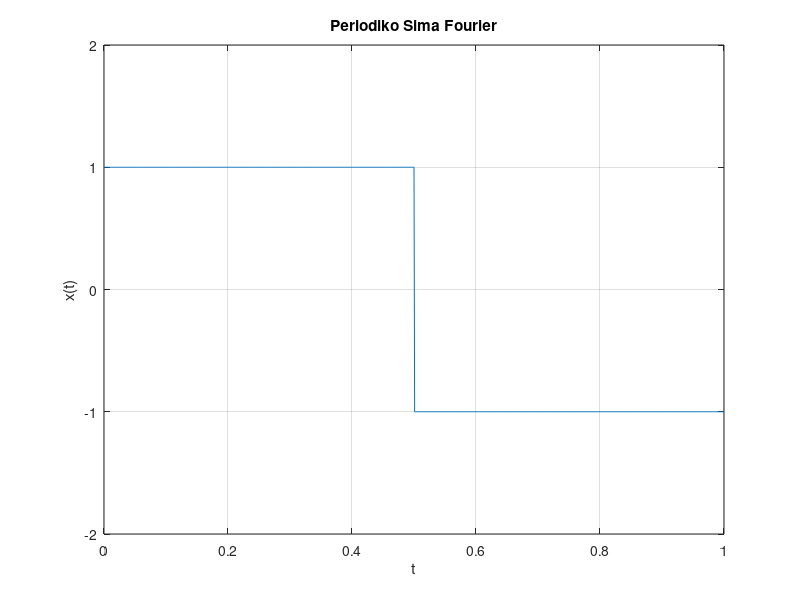
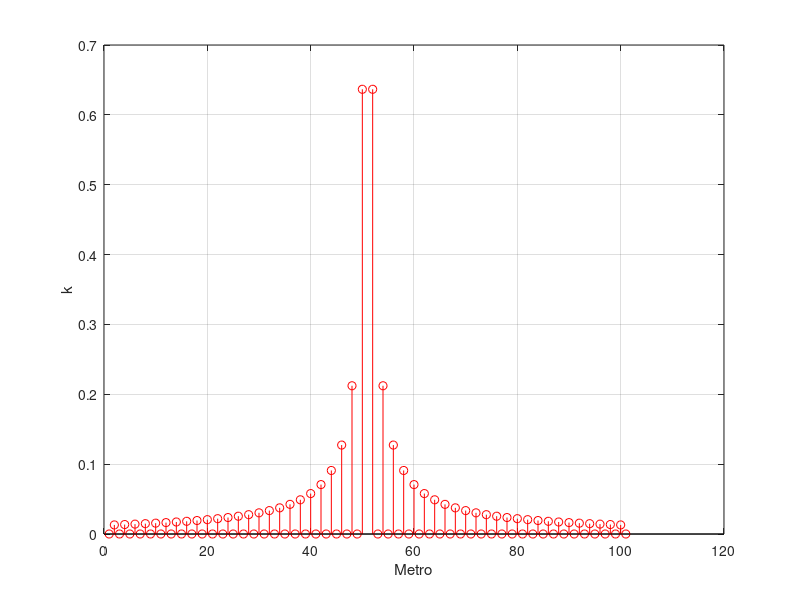
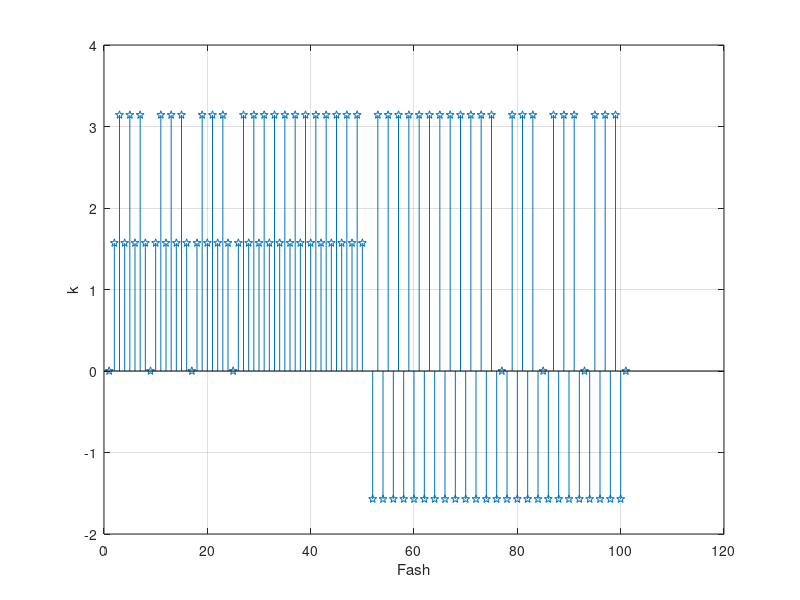
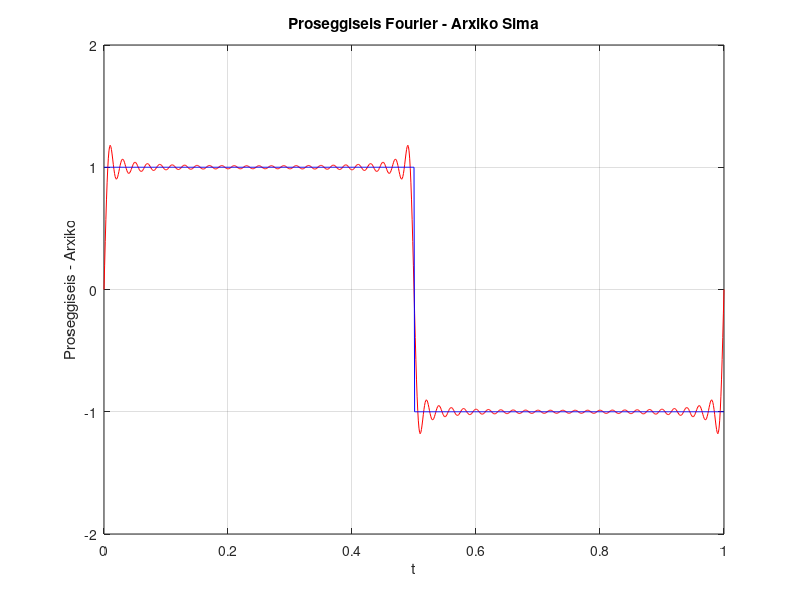

Write MATLAB code to recreate these figures, in order.
#        #
 # # # #
  #Lab3#
  # # # #
 #       #

#############################################################
# Askisi - Trigwnometrikh seira Fourier kai Fainomeno Gibbs #
#############################################################


# a.

t = [0:0.001:1];

t1 = t(t >= 0 & t <= 0.5); # ones
t2 = t(t > 0.5 & t <= 1); # -ones

x1 = ones(1, length(t1));
x2 = (-1)*ones(1, length(t2));

x = [x1 x2]; # x(t)

plot(t,x); grid; axis([0 1 -2 2]); title("Periodiko Sima Fourier"); xlabel("t"); ylabel("x(t)")

# b.
k = [-50:50];

xk = (1./(j.*pi.*k)).*(1-exp((-j).*pi.*k));

for i = 1:length(xk)
  metro(i) = abs(xk(i));
  fash(i) = angle(xk(i));
endfor

figure(2)
stem(k+51, metro, "r"); grid; xlabel("Metro"); ylabel("k");


figure(3)
stem(k+51,fash, "p"); grid; xlabel("Fash"); ylabel("k")

# c.
#Mhn dineis shmasia edw#
# P_olikh = 1/2*{olokliroma apo -1 mexri 1 tou |x(t)|^2} = 1/2
# T = 1;

P_olikh = 1/2 # olikh isxys
A = 1 # amplitude tou simatos
k = [-50:50]; # times deikti syntelestwn
x0 = 0; # x0 dinetai
xk= (1./(j.*pi.*k)).*(1-exp((-j).*k.*pi)); # syntelestes xk
xk(51) = x0; # orizw kai to x0
p = sum(abs(xk).^2) # mesh isxys
f = (P_olikh/p)*100

# d.
t = [0:0.001:1]; # diastima proseggisis
k = [-50:50]

xt = zeros(1, length(t))

for k=-50:50 # syntelestes xkE[-50,50]
  if(k~=0)
    xt  = xt + (1./(j.*pi.*k)).*(1-exp((-j).*k.*pi)).*exp(j.*2.*k.*pi.*t)
  endif
endfor

#length(xt)

# e.
t = [0:0.001:1];

figure(4);
plot(t, xt, "r")
hold on
plot(t, x, "b")
axis([0 1 -2 2]); grid; xlabel("t"); ylabel("Proseggiseis - Arxiko"); title("Proseggiseis Fourier - Arxiko Sima")


